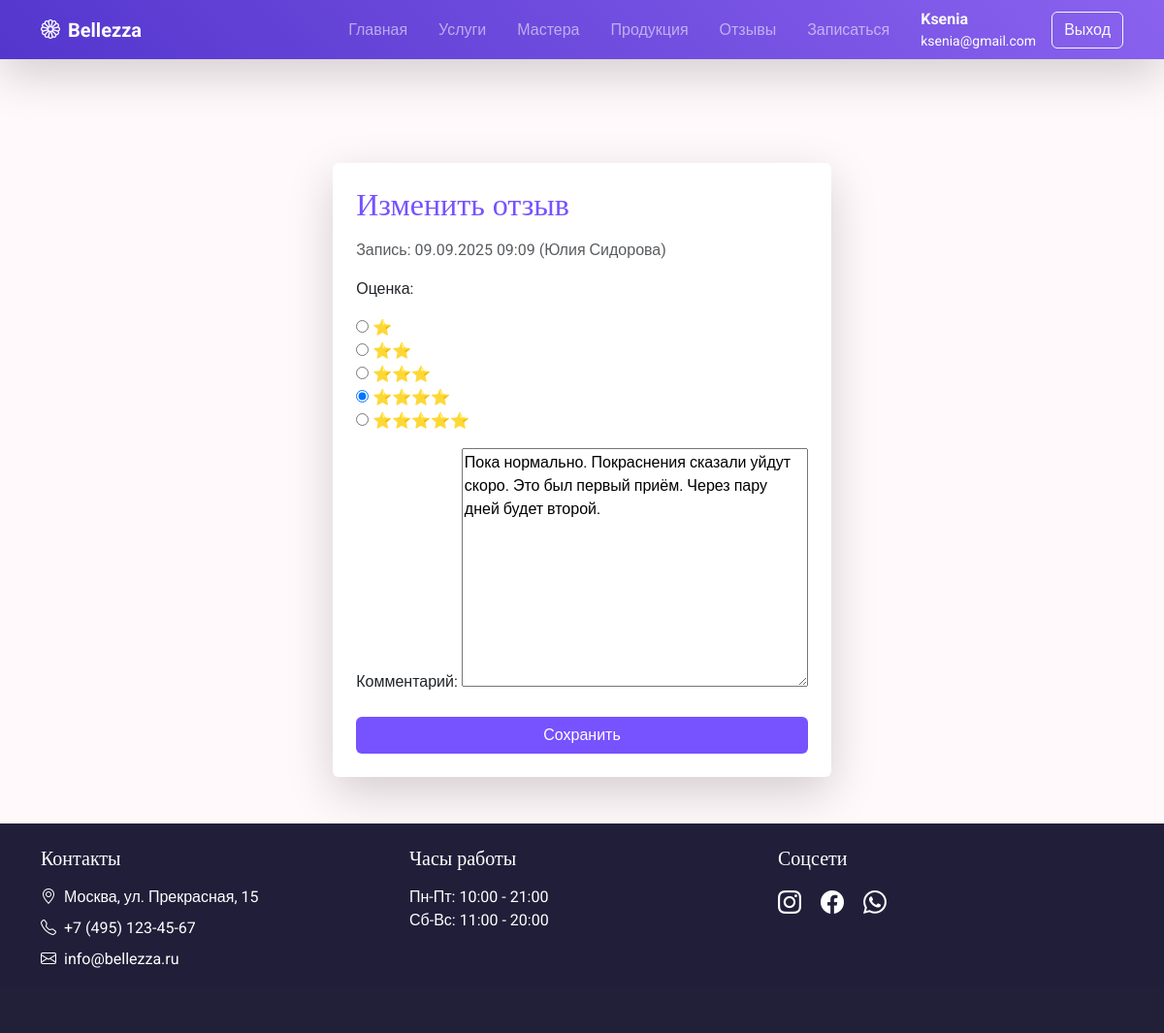
The app's page /api/v1/beauty_salon/review/4/edit/ (signed in), older data.
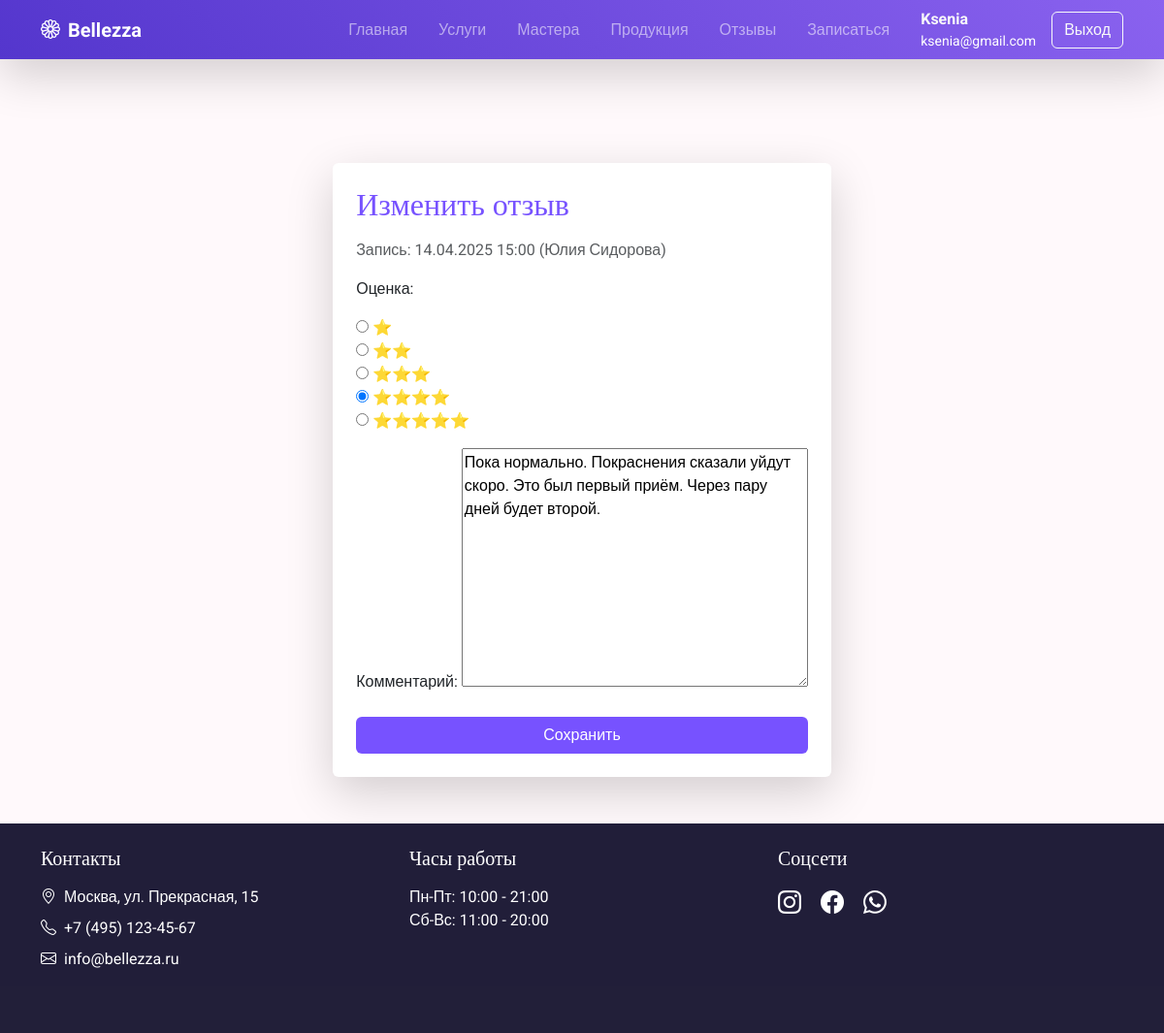
The same page, newer data.
### beauty_salon/models.py (models this page shows, shortened)
class Review(models.Model):
    appointment = models.ForeignKey(Appointment, on_delete=models.CASCADE, null=True, blank=True)
    client = models.ForeignKey(Client, on_delete=models.CASCADE, null=True, blank=True)
    rating = models.IntegerField(validators=[MinValueValidator(1), MaxValueValidator(5)])
    comment = models.TextField(blank=True)
    class Meta:
        verbose_name = "Отзыв"
        verbose_name_plural = "Отзывы"

class Appointment(models.Model):
    STATUS_CHOICES = [
        ('pending', 'Ожидает подтверждения'),
        ('confirmed', 'Подтверждена'),
        ('completed', 'Выполнена'),
        ('canceled', 'Отменена'),
    ]
    client = models.ForeignKey(Client, on_delete=models.CASCADE, verbose_name='Клиент')
    employee = models.ForeignKey(Employee, on_delete=models.CASCADE, verbose_name='Исполнитель')
    date = models.DateField(verbose_name='Дата')
    time = models.TimeField(verbose_name='Время')
    service = models.ForeignKey(Service, on_delete=models.CASCADE)
    status = models.CharField(
        max_length=20,
        choices=STATUS_CHOICES,
        default='pending',
        verbose_name='Статус'
    )
    created_at = models.DateTimeField(auto_now_add=True, verbose_name='Создан')
    history = HistoricalRecords(
        verbose_name="История изменений",
        bases=[models.Model],
    )
    class Meta:
        verbose_name = "Запись"
        verbose_name_plural = "Записи"
        ordering = ['-date', '-time']

class Employee(models.Model):
    name = models.CharField(max_length=100, verbose_name='ФИО')
    position = models.CharField(max_length=100, verbose_name='Специализация')
    services = models.ManyToManyField(Service, related_name='employees', verbose_name='Услуги')
    photo = models.ImageField(
        upload_to='employees/',
        null=True,
        blank=True,
        verbose_name='Фотография'
    )
    class Meta:
        verbose_name = "Сотрудник"
        verbose_name_plural = "Сотрудники"

### beauty_salon/views.py (the view)
# urls.py: path('review/<int:review_id>/edit/', edit_review, name='edit_review'),
@login_required
def edit_review(request, review_id):
    review = get_object_or_404(Review, id=review_id, client=request.user.client)
    if request.method == 'POST':
        form = ReviewForm(request.POST, instance=review)
        if form.is_valid():
            form.save()
            return redirect('profile')
    else:
        form = ReviewForm(instance=review)
    return render(request, 'reviews/edit_review.html', {
        'form': form,
        'review': review
    })

### beauty_salon/forms.py
class ReviewForm(forms.ModelForm):
    class Meta:
        model = Review
        fields = ['rating', 'comment']
        widgets = {
            'rating': StarRatingWidget(),
        }
        labels = {
            'rating': 'Оценка',
            'comment': 'Комментарий',
        }

### beauty_salon/templates/reviews/edit_review.html (shortened to what this page needs)
{% extends "base_generic.html" %}
{% load static %}
{% block content %}
<div class="container d-flex flex-column align-items-center justify-content-center mt-5">
    <div class="review-edit-box p-4 shadow-lg rounded" style="max-width: 550px; background: #fff;">
        <h2 class="mb-3" style="color: #7752ff;">Изменить отзыв</h2>
        <p class="text-muted">
            Запись: {{ review.appointment.date|date:"d.m.Y" }}
            {{ review.appointment.time|time:"H:i" }}
            ({{ review.appointment.employee.name }})
        </p>
        <form method="post" class="mt-3">
            {{ form.as_p }}
            <button type="submit" class="btn w-100 mt-2" style="background-color: #7752ff; color: white">
                Сохранить
            </button>
        </form>
    </div>
</div>
{% endblock %}

Row changes from the older to the newer data that the page shows:
changed through a linked row, Review "Юлия Сидорова": appointment "09.09.2025" → "14.04.2025"; appointment.time "09:09" → "15:00"
